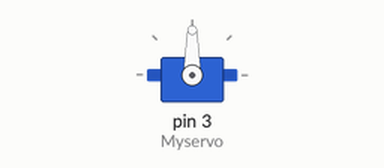
The sketch below on a simulated Arduino Uno, built with avr-gcc and run on an emulated ATmega328P. Parts: servo.

Above: at 0.05 s.
Timing chart, 0 to 4.6 s (numbered marks = the images above):
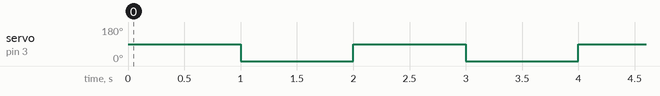

Measured:
- by itself, servo on pin 3 (Myservo): alternates 90° for 1.0 s and 0° for 1.0 s

The sketch:

sketch_jan11a_sover_Moter.ino
```cpp
#include <Servo.h>

Servo Myservo;

void setup() {
  Myservo.attach(3);
}

void loop() {
    Myservo.write(90);
    delay(1000);

    Myservo.write(0);
    delay(1000);
}
```
